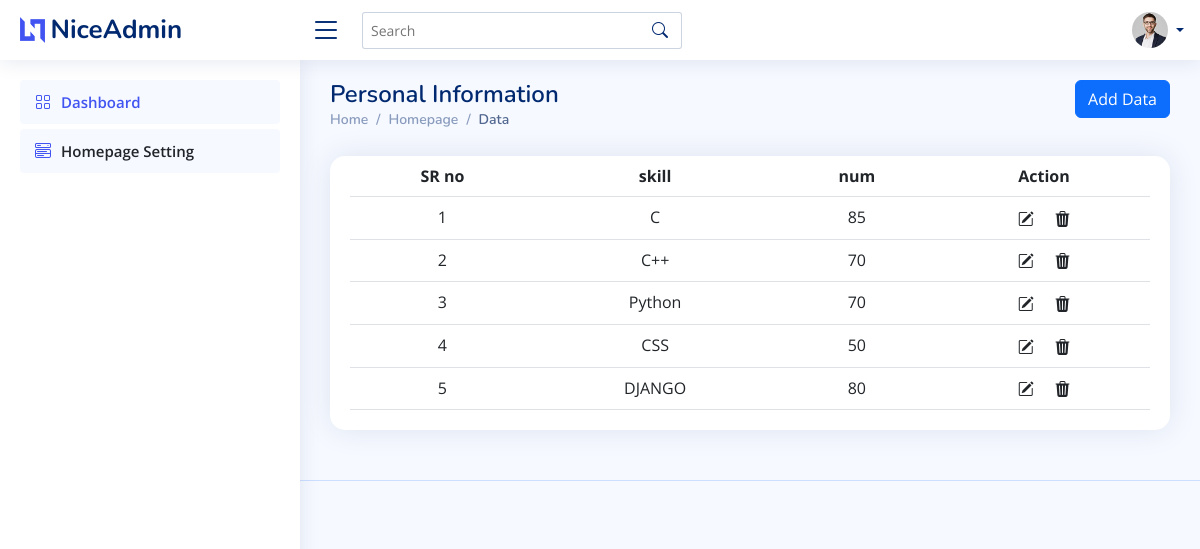
Page /skill_table on the committed database.
### Adminside/models.py (models this page shows, shortened)
class Skills(models.Model):
    user=models.ForeignKey(to=User,on_delete=models.CASCADE)
    skill = models.CharField(max_length=50, blank=True, null=True)
    num = models.IntegerField(blank=True, null=True)

### Adminside/views.py (the view)
# urls.py: path('skill_table',views.skill_table,name='skill_table'),
def skill_table(request):
    data = Skills.objects.all()
    user = User.objects.all()
    return render(request, 'skill_table.html', {'data': data, "user": user})

### template/skill_table.html (shortened to what this page needs)
{% extends "base.html" %}{% load static %}{% block content %}
<main id="main" class="main">
  <div class="d-flex" style="justify-content: space-between;">
    <div class="pagetitle">
      <h1>Personal Information</h1>
      <nav>
        <ol class="breadcrumb">
          <li class="breadcrumb-item"><a href="{% url 'index' %}">Home</a></li>
          <li class="breadcrumb-item"><a href="{% url 'settings' %}">Homepage</a></li>
          <li class="breadcrumb-item active">Data</li>
        </ol>
      </nav>
    </div>
    <div class="add_btn" style="justify-content:end;">
      <button type="button" class="btn btn-primary" data-bs-toggle="modal" data-bs-target="#basicModal">
        Add Data
      </button>
    </div>
  </div>
    <section class="section">
      <div class="row">
        <div class="col-lg-12">
          <div class="card">
            <div class="card-body">
              <table class="table" style="margin: 0 auto; text-align: center;">
                <thead>
                  <tr>
                    <th scope="col">SR no</th>
                    <th scope="col">skill</th>
                    <th scope="col">num</th>
                    <th scope="col">Action</th>
                  </tr>
                </thead>
                <tbody>
                  {% for i in data %}
                  <tr>
                    <td>{{forloop.counter}}</td>
                    <td>{{i.skill}}</td>
                    <td>{{i.num}}</td>
                    <td>
                      <div class="btn-group" role="group" aria-label="Basic example">
                        <a class="dropdown-item" href="{% url 'skill_update' i.id %}"><i class="bi bi-pencil-square"></i></a>
                        <a class="dropdown-item" href="" onclick="skill_delete('{{i.id}}')" data-bs-toggle="modal" data-bs-target="#verticalycentered"><i class="bi bi-trash3-fill"></i></a>
                      </div>
                    </td>
                  </tr>
                  {% endfor %}
                </tbody>
              </table>
            </div>
          </div>
        </div>
      </div>
    </section>
  </main>
  {% endblock %}

### static/Adminside/assets/css/style.css (style rules this page uses)
:root { scroll-behavior: smooth; }
body { font-family: "Open Sans", sans-serif; background: #f6f9ff; color: #444444; }
a { color: #4154f1; text-decoration: none; }
h1, h2, h3, h4, h5, h6 { font-family: "Nunito", sans-serif; }
#main { margin-top: 60px; padding: 20px 30px; transition: all 0.3s; }
.pagetitle { margin-bottom: 10px; }
.pagetitle h1 { font-size: 24px; margin-bottom: 0; font-weight: 600; color: #012970; }
.card { margin-bottom: 30px; border: none; border-radius: 15px; box-shadow: 0px 0 30px rgba(1, 41, 112, 0.1); }
.card-body { padding: 0 20px 20px 20px; }
.breadcrumb { font-size: 14px; font-family: "Nunito", sans-serif; color: #899bbd; font-weight: 600; }
.breadcrumb a { color: #899bbd; transition: 0.3s; }
.breadcrumb .breadcrumb-item::before { color: #899bbd; }
.breadcrumb .active { color: #51678f; font-weight: 600; }
@media (min-width: 1200px) { #main, #footer { margin-left: 300px; } }

### rows in the picture
Skills: skill "C", num "85"
Skills: skill "C++", num "70"
Skills: skill "Python", num "70"
Skills: skill "CSS", num "50"
Skills: skill "DJANGO", num "80"
